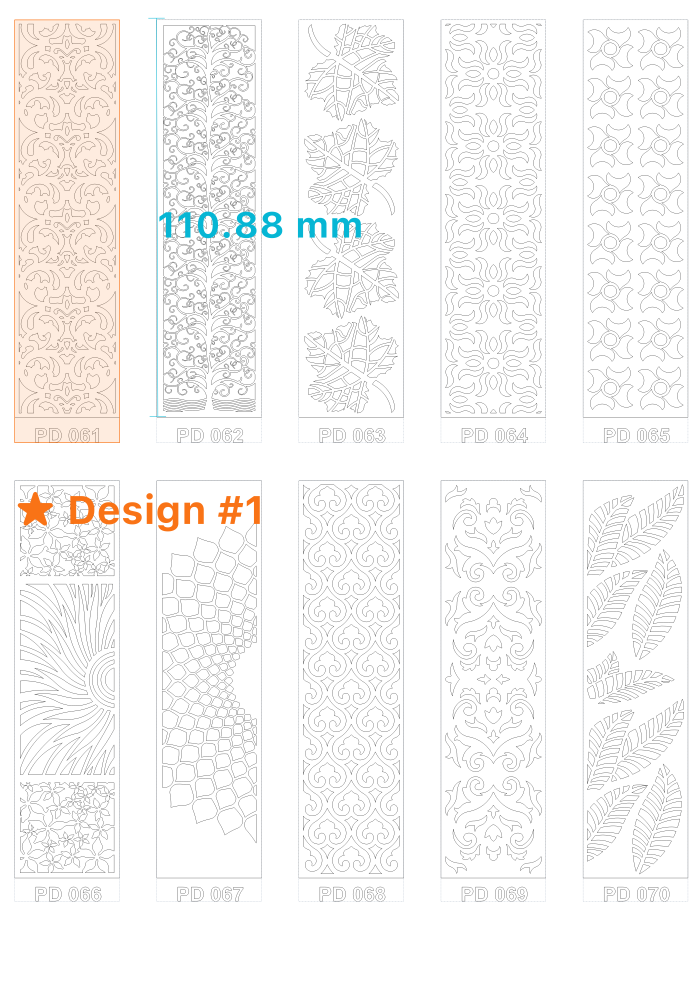
#> input picture 07_render.png, 2800 x 3992 px (shown at 1/4 size)
$ python -i dxf_match.py   (imports and definitions only)
#> lines starting #> are read from the running program, lines starting #| are printed output that depends on the picture; after the words box and inside, x2 and y2 are one past the last pixel; in counts of white or black regions, pixels touching at a corner belong together
#> further down, picture is the input picture: shape (3992, 2800, 3); mean B, G, R 244.7, 245.8, 247
"""
dxf_match.py - Split a DXF catalog sheet into panels and match a CAD
screenshot / render against them with sub-pixel alignment and outlier rejection.

Why this exists
---------------
A catalog DXF (like 10.dxf) is ONE sheet holding ~50 panels (PD 451..500).
All geometry is SPLINE/POLYLINE entities; even the labels are outlined text.
To match a CAD screenshot against this sheet reliably:
  1. Multi-color CAD linework extraction: computes Euclidean color distance
     from the auto-detected background so colored CAD layers (cyan, blue, red, etc.)
     are not wiped out by grayscale thresholding.
  2. Direct canonical rendering: renders vector curves directly at canonical
     scale with continuous anti-aliased strokes (no 20x downsampling loss).
  3. Aspect-ratio preserving letterboxing: centers shapes into canonical frame.
  4. Translation registration via FFT phase correlation & local refinement:
     automatically corrects for crop offsets that otherwise destroy rigid Chamfer.
  5. Trimmed asymmetric Chamfer distance: rejects outlier distances caused by
     screenshot text labels ("PD 453") or CAD UI elements.

Requires: ezdxf, numpy, opencv-python
"""
from __future__ import annotations

from dataclasses import dataclass, field
import sys
from typing import List, Optional, Tuple

import cv2
import ezdxf
from ezdxf import path as ezpath
import numpy as np

# Canonical dimensions
CW, CH = 224, 896
CLIP = 6.0          # Chamfer distance clip, in canonical pixels
FLATTEN = 0.02      # Curve flattening tolerance, in drawing units


# --------------------------------------------------------------------------
# 1. DXF Reading & Panel Splitting
# --------------------------------------------------------------------------
@dataclass
class Panel:
    index: int
    bbox: tuple                      # (x0, y0, x1, y1) in drawing units
    polylines: list = field(default_factory=list)        # list[np.ndarray (N, 2)]
    label_polylines: list = field(default_factory=list)  # list[np.ndarray (N, 2)]
    code: str | None = None          # e.g. "PD 453"


# [122 lines left out: functions _polyline, load_polylines, split_panels, render_panel, not called in this run]


def crop_query_panel(img_bgr: np.ndarray, thresh: float = 25.0) -> np.ndarray:
    """
    Extracts CAD screenshot linework:
    - Auto-detects background color (black, white, cream, navy) via border sampling.
    - Uses Euclidean color distance to preserve colored CAD lines (cyan, blue, red, etc.).
    - Crops to panel boundary or bounding box of non-background content.
    - Centers into canonical frame preserving aspect ratio.
    """
#> called with thresh = 25
    if img_bgr is None or img_bgr.size == 0:
        return np.zeros((CH, CW), dtype=np.uint8)

    # Sample perimeter to determine CAD viewport background color
    border_px = np.concatenate([
        img_bgr[0, :, :], img_bgr[-1, :, :],
        img_bgr[:, 0, :], img_bgr[:, -1, :],
    ], axis=0)
    bg_color = np.median(border_px, axis=0)
#> bg_color = [255, 255, 255]

    # Difference in color space preserves any layer line color
    diff = np.linalg.norm(img_bgr.astype(np.float32) - bg_color, axis=2)
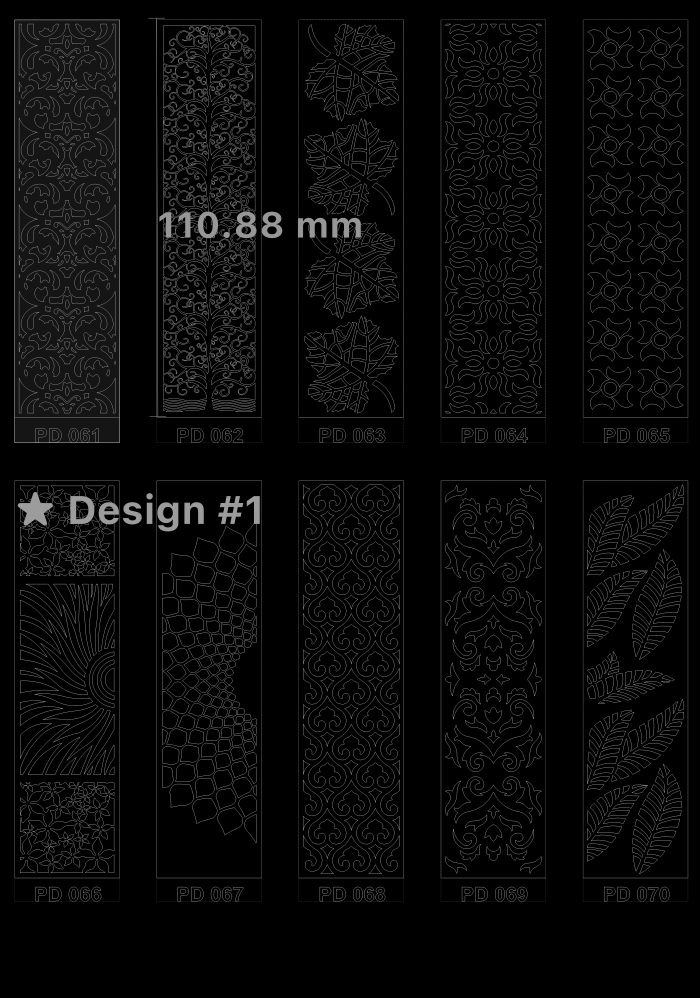
#> diff: shape (3992, 2800) float64 (shown at 1/4 size); min 0, max 441.7, mean 16.7; drawn with min black and max white
    strokes = (diff > thresh).astype(np.uint8) * 255
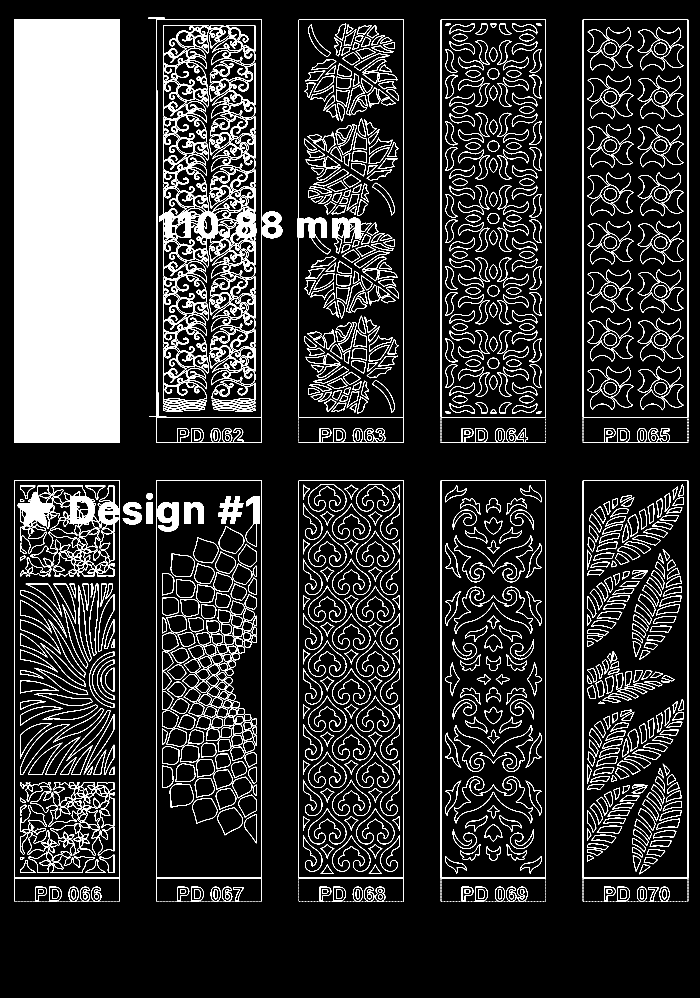
#> strokes: shape (3992, 2800) (shown at 1/4 size); 12.1% white; 1842 white regions (722 under 20 px)

    # Look for outer panel rectangle
    cs, _ = cv2.findContours(strokes, cv2.RETR_EXTERNAL, cv2.CHAIN_APPROX_SIMPLE)
#> cs = 780 contours, 722 with area under 20; largest, box (x1, y1, x2, y2) and area: (57, 78, 480, 1772) 714444, (593, 71, 1129, 1674) 676688, (2331, 1922, 2753, 3515) 669394, (626, 1922, 1048, 3515) 669394, (2331, 79, 2753, 1674) 669393
    best_crop = None
    best_area = 0
    total_area = strokes.shape[0] * strokes.shape[1]
#> total_area = 11177600
    for c in cs:
        x, y, w, h = cv2.boundingRect(c)
        if h > 1.2 * w and (w * h) > best_area:
            best_crop = (x, y, w, h)
            best_area = w * h
#> this loop made 780 passes
#> (x, y, w, h, best_area) on passes 338, 341, 344, 364, 426, 776, 778, 779, 780: (2593, 3548, 40, 58, 2320), (2638, 3547, 40, 59, 2360), (2416, 3547, 46, 59, 2714), (710, 3547, 47, 59, 2773), (2331, 1922, 422, 1593, 672246), (2331, 79, 422, 1595, 673090), (1191, 79, 425, 1595, 677875), (57, 78, 423, 1694, 716562), (593, 71, 536, 1603, 859208)
#> (c, x, y, w, h) on passes 1 to 6: ([[2746, 3605], [2749, 3605]], 2746, 3605, 4, 1), ([[2740, 3605], [2743, 3605]], 2740, 3605, 4, 1), ([[2734, 3605], [2737, 3605]], 2734, 3605, 4, 1), ([[2728, 3605], [2731, 3605]], 2728, 3605, 4, 1), ([[2722, 3605], [2725, 3605]], 2722, 3605, 4, 1), ([[2716, 3605], [2719, 3605]], 2716, 3605, 4, 1)
#> after the loop, best_area = 859208

    if best_crop is not None and best_area > 0.15 * total_area:
        x, y, w, h = best_crop
        cropped = strokes[y:y + h, x:x + w]
    else:
        coords = cv2.findNonZero(strokes)
#> coords = contour of 1357607 points, box (x1, y1, x2, y2) (57, 71, 2753, 3606), area 957979
        if coords is not None:
            x, y, w, h = cv2.boundingRect(coords)
#> x = 57; w = 2696; h = 3535
            cropped = strokes[y:y + h, x:x + w]
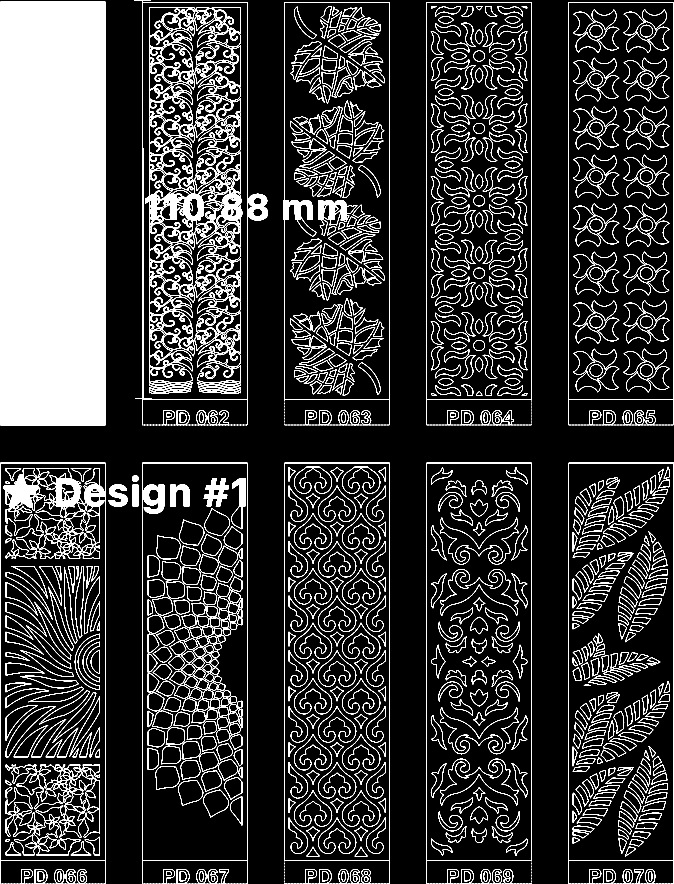
#> cropped: shape (3535, 2696) (shown at 1/4 size); 14.2% white; 1842 white regions (722 under 20 px), largest, box (x1, y1, x2, y2) and area: (0, 7, 423, 1701) 716558, (580, 603, 969, 999) 28213, (14, 1872, 419, 2143) 27205
        else:
            cropped = strokes

    # Scale and center into canonical letterbox (preserving aspect ratio)
    ch, cw = cropped.shape[:2]
#> ch = 3535; cw = 2696
    pad = 8
    scale = min((CW - 2 * pad) / max(cw, 1), (CH - 2 * pad) / max(ch, 1))
#> scale = 0.0772
    nw, nh = max(1, int(round(cw * scale))), max(1, int(round(ch * scale)))
#> nw = 208; nh = 273

    resized = cv2.resize(cropped, (nw, nh), interpolation=cv2.INTER_LINEAR)
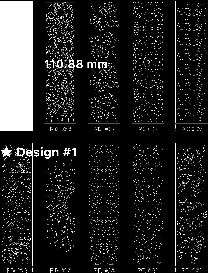
#> resized: shape (273, 208); min 0, max 255, mean 35.4
    _, resized_bin = cv2.threshold(resized, 30, 255, cv2.THRESH_BINARY)
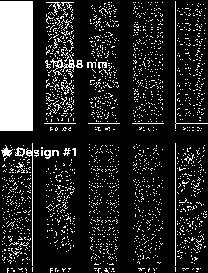
#> resized_bin: shape (273, 208); 16.7% white; 1905 white regions (1878 under 20 px), largest, box (x1, y1, x2, y2) and area: (0, 1, 33, 131) 4290, (175, 1, 208, 129) 159, (26, 143, 33, 266) 154

    # Thicken slightly to match render line thickness
    k = cv2.getStructuringElement(cv2.MORPH_RECT, (2, 2))
    resized_bin = cv2.dilate(resized_bin, k, iterations=1)
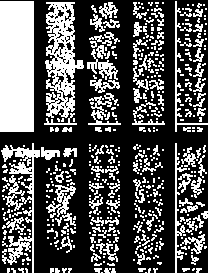
#> resized_bin: shape (273, 208); 33.8% white; 513 white regions (379 under 20 px), largest, box (x1, y1, x2, y2) and area: (0, 1, 34, 132) 4454, (45, 2, 84, 118) 2319, (1, 143, 40, 273) 1303

    canvas = np.zeros((CH, CW), dtype=np.uint8)
    ox = (CW - nw) // 2
#> ox = 8
    oy = (CH - nh) // 2
#> oy = 311
    canvas[oy:oy + nh, ox:ox + nw] = resized_bin
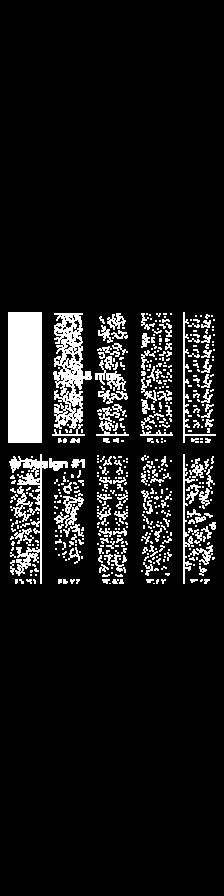
#> canvas: shape (896, 224); 9.6% white; 513 white regions (379 under 20 px), largest, box (x1, y1, x2, y2) and area: (8, 312, 42, 443) 4454, (53, 313, 92, 429) 2319, (9, 454, 48, 584) 1303
    return canvas


def canonical_lines(img_lines: np.ndarray) -> np.ndarray:
    return img_lines


# --------------------------------------------------------------------------
# 3. Alignment & Outlier-Tolerant Chamfer Matching
# --------------------------------------------------------------------------
def _dt(b: np.ndarray) -> np.ndarray:
    return cv2.distanceTransform(cv2.bitwise_not(b), cv2.DIST_L2, 3)


# [59 lines left out: functions register_translation, chamfer, not called in this run]


class DxfPanelIndex:
    # [28 lines left out: functions __init__, search, not called in this run]


# [20 lines not run here, left out]

>>> import cv2
>>> picture = cv2.imread('07_render.png')
>>> result = crop_query_panel(picture)
